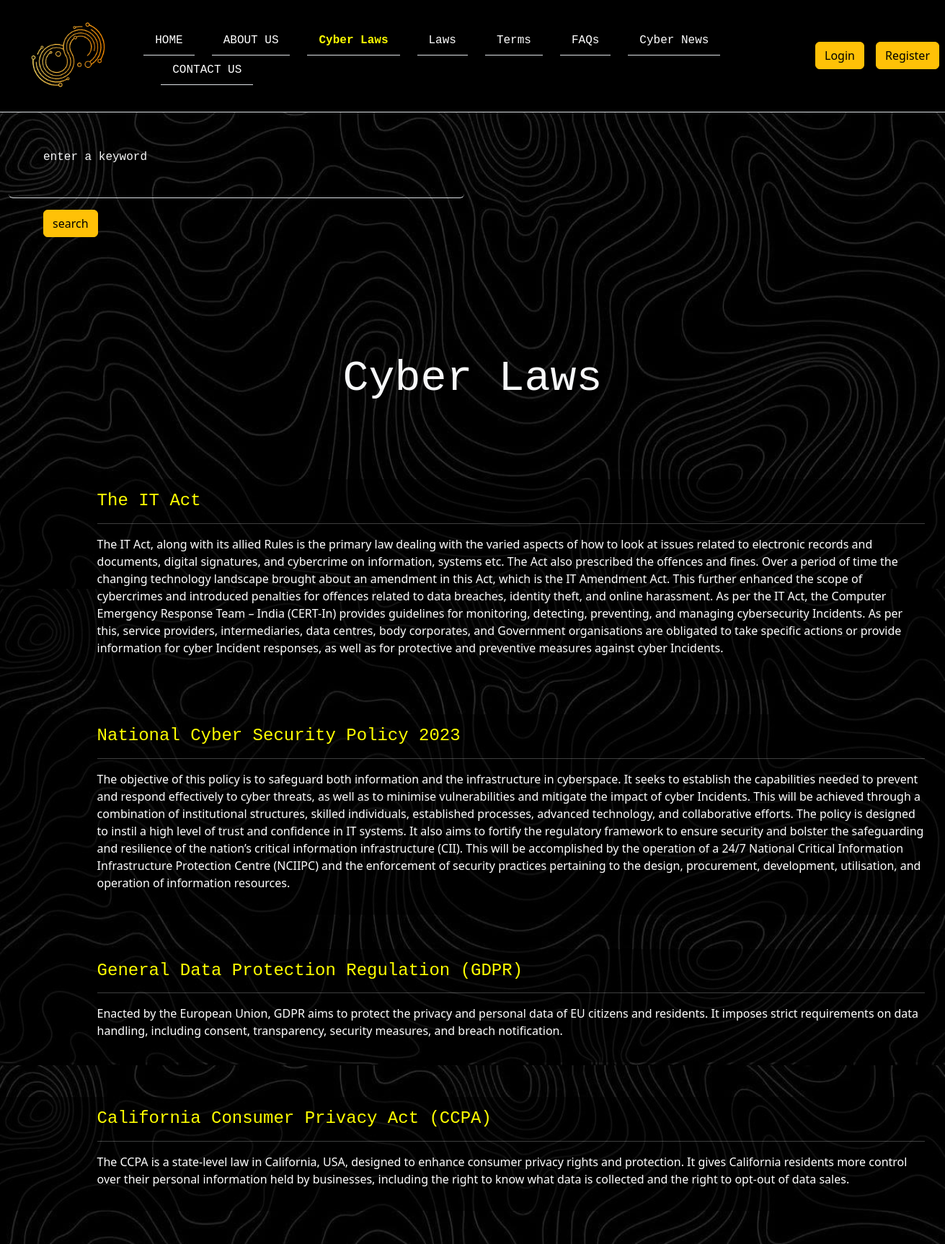
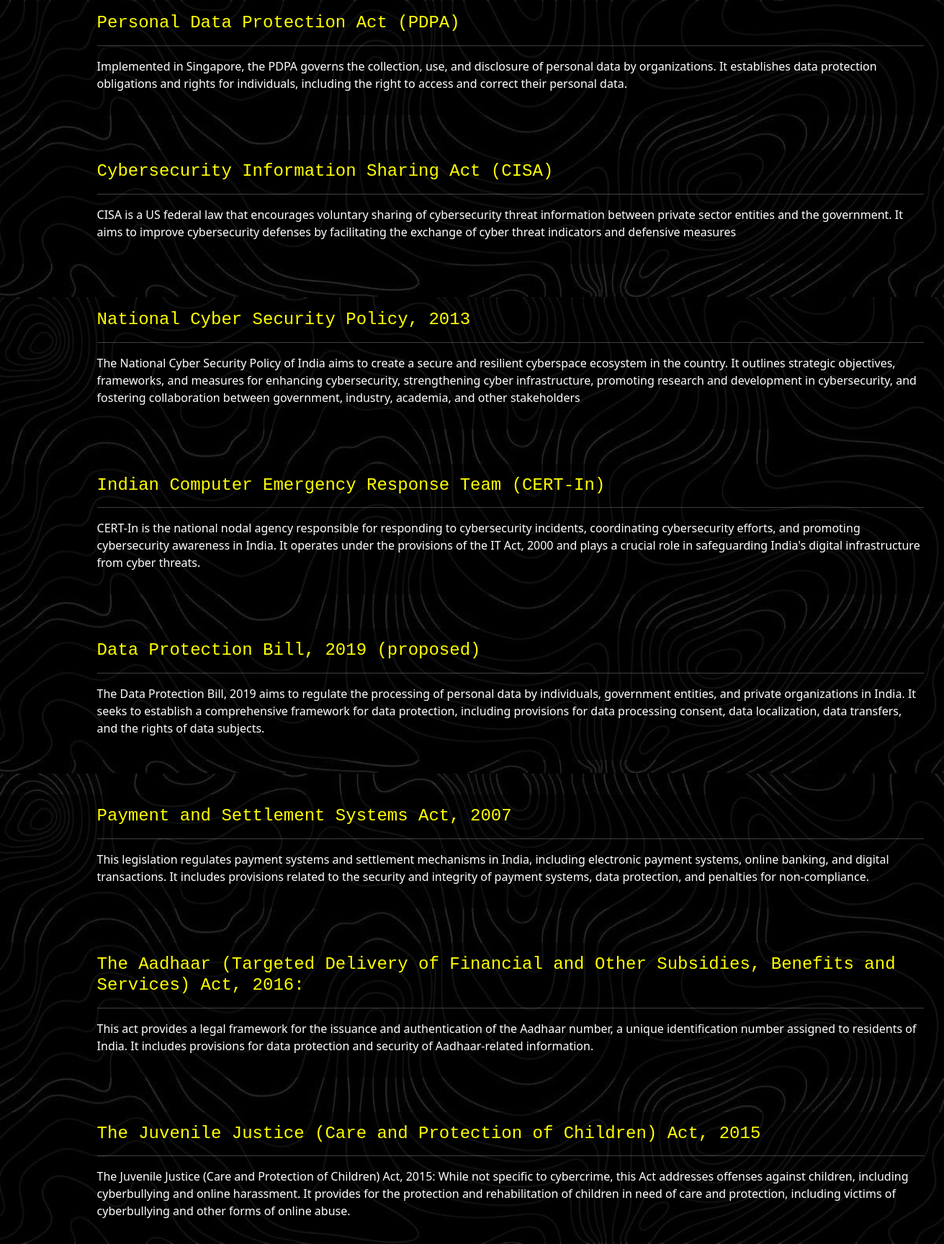
The app's page /allcybersecuritylaws (upper part) with its own data (2 pictures, top to bottom).
### encryptapp/models.py (models this page shows, shortened)
class cybersecurity_laws(models.Model):
	name=models.TextField(max_length=100)
	description=models.TextField(max_length=1500)

### encryptapp/views.py (the view)
# urls.py: path("allcybersecuritylaws", views.allcybersecuritylaws,name="allcybersecuritylaws"),
def allcybersecuritylaws(request):
	if request.method=="POST":
		s_query=request.POST.get('se')
		res=cybersecurity_laws.objects.filter(Q(name__icontains=s_query)|Q(description__icontains=s_query))
		return render(request,'searchcyberlaws.html',{'data':res})
	else:
		res=cybersecurity_laws.objects.all()
		return render(request,'allcybersecuritylaws.html',{'data':res})

### template/allcybersecuritylaws.html (shortened to what this page needs)
{% extends 'base.html' %}
{% block content %}
{% load static %}
<div class="container-fluid bg-dark text-light shadow pt-5 pb-5" style="background-image:url({%static 'images/b4.jpg' %}); background-size:contain;">
		<div data-aos="fade-right" class="row" align="left">
		<div class="col-md-6">
			<form method="POST" action="">
				<label for="formGroupExampleInput" class="form-label ms-5 " style="font-family:monospace;">enter a keyword</label>
					<input type="text" class="form-control border-0 border-bottom a1 text-white"style="background:transparent;" id="formGroupExampleInput" placeholder="" name='se'>
				<button type="submit" class="btn btn-warning mt-3 ms-5">search</button>
			</form>
		</div>
</div>
<div data-aos="zoom-in-up" class="row pb-5" align="center">
  <i class="icofont-law-book icofont-10x text-warning"></i>
  <h1 style="font-family:monospace; font-size:60px">Cyber Laws</h1>
</div>
{% for i in data %}
<div class="row p-3 mt-5" style="background:rgba(0, 0, 0, .50);">
	<div class="col-md-1">
	</div>
	<div data-aos="zoom-out" class="col-md-11 text-light" >
		<h4 style="color:yellow; font-family:monospace;">{{i.name}}</h4><hr>
		<p class="text-white">{{i.description}}</p>
	</div>
</div>
{% endfor %}
</div>
{% endblock %}

### template/base.html (style rules this page uses)
.a1 { color:white }
.a1::placeholder { color:white }

### records on screen
cybersecurity_laws: name "The IT Act", description "The IT Act, along with its allied Rules is the primary law dealing with the varied aspects of how to look at issues related to electronic records and documents, digital signatures, and cybercrime on information, systems etc. The Act also prescribed the offences and fines. Over a period of time the changing technology landscape brought about an amendment in this Act, which is the IT Amendment Act. This further enhanced the scope of cybercrimes and introduced penalties for offences related to data breaches, identity theft, and online harassment. As per the IT Act, the Computer Emergency Response Team – India (CERT-In) provides guidelines for monitoring, detecting, preventing, and managing…"
cybersecurity_laws: name "National Cyber Security Policy 2023", description "The objective of this policy is to safeguard both information and the infrastructure in cyberspace. It seeks to establish the capabilities needed to prevent and respond effectively to cyber threats, as well as to minimise vulnerabilities and mitigate the impact of cyber Incidents. This will be achieved through a combination of institutional structures, skilled individuals, established processes, advanced technology, and collaborative efforts. The policy is designed to instil a high level of trust and confidence in IT systems. It also aims to fortify the regulatory framework to ensure security and bolster the safeguarding and resilience of the nation’s critical information infrastructure…"
cybersecurity_laws: name "General Data Protection Regulation (GDPR)", description "Enacted by the European Union, GDPR aims to protect the privacy and personal data of EU citizens and residents. It imposes strict requirements on data handling, including consent, transparency, security measures, and breach notification."
cybersecurity_laws: name "California Consumer Privacy Act (CCPA)", description "The CCPA is a state-level law in California, USA, designed to enhance consumer privacy rights and protection. It gives California residents more control over their personal information held by businesses, including the right to know what data is collected and the right to opt-out of data sales."
cybersecurity_laws: name "Personal Data Protection Act (PDPA)", description "Implemented in Singapore, the PDPA governs the collection, use, and disclosure of personal data by organizations. It establishes data protection obligations and rights for individuals, including the right to access and correct their personal data."
cybersecurity_laws: name "Cybersecurity Information Sharing Act (CISA)", description "CISA is a US federal law that encourages voluntary sharing of cybersecurity threat information between private sector entities and the government. It aims to improve cybersecurity defenses by facilitating the exchange of cyber threat indicators and defensive measures"
cybersecurity_laws: name "National Cyber Security Policy, 2013", description "The National Cyber Security Policy of India aims to create a secure and resilient cyberspace ecosystem in the country. It outlines strategic objectives, frameworks, and measures for enhancing cybersecurity, strengthening cyber infrastructure, promoting research and development in cybersecurity, and fostering collaboration between government, industry, academia, and other stakeholders"
cybersecurity_laws: name "Indian Computer Emergency Response Team (CERT-In)", description "CERT-In is the national nodal agency responsible for responding to cybersecurity incidents, coordinating cybersecurity efforts, and promoting cybersecurity awareness in India. It operates under the provisions of the IT Act, 2000 and plays a crucial role in safeguarding India's digital infrastructure from cyber threats."
cybersecurity_laws: name "Data Protection Bill, 2019 (proposed)", description "The Data Protection Bill, 2019 aims to regulate the processing of personal data by individuals, government entities, and private organizations in India. It seeks to establish a comprehensive framework for data protection, including provisions for data processing consent, data localization, data transfers, and the rights of data subjects."
cybersecurity_laws: name "Payment and Settlement Systems Act, 2007", description "This legislation regulates payment systems and settlement mechanisms in India, including electronic payment systems, online banking, and digital transactions. It includes provisions related to the security and integrity of payment systems, data protection, and penalties for non-compliance."
cybersecurity_laws: name "The Aadhaar (Targeted Delivery of Financial and Other Subsidies, Benefits and Services) Act, 2016:", description "This act provides a legal framework for the issuance and authentication of the Aadhaar number, a unique identification number assigned to residents of India. It includes provisions for data protection and security of Aadhaar-related information."
cybersecurity_laws: name "The Juvenile Justice (Care and Protection of Children) Act, 2015", description "The Juvenile Justice (Care and Protection of Children) Act, 2015: While not specific to cybercrime, this Act addresses offenses against children, including cyberbullying and online harassment. It provides for the protection and rehabilitation of children in need of care and protection, including victims of cyberbullying and other forms of online abuse."
